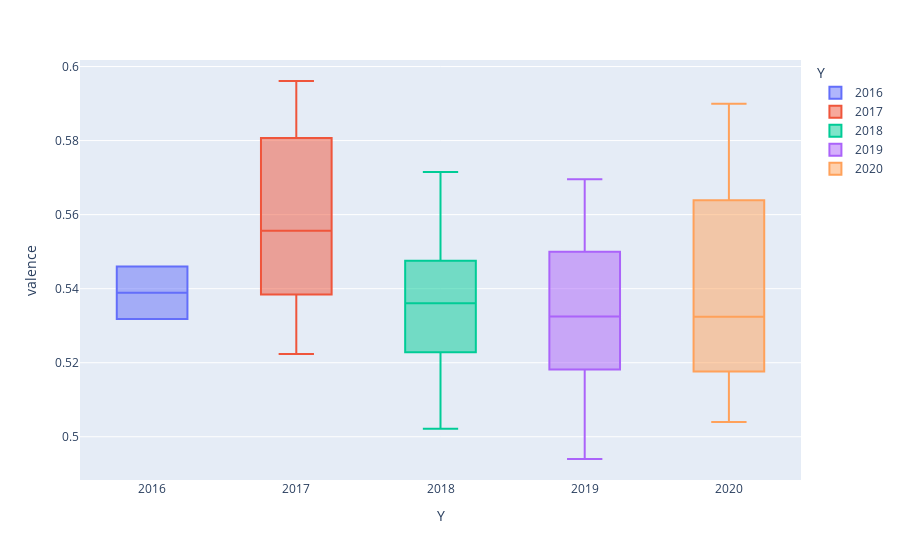

This figure's notebook cell:
### Code cell
fig = px.box(weighted_week, x="Y", y="valence", color="Y")
fig.show()
